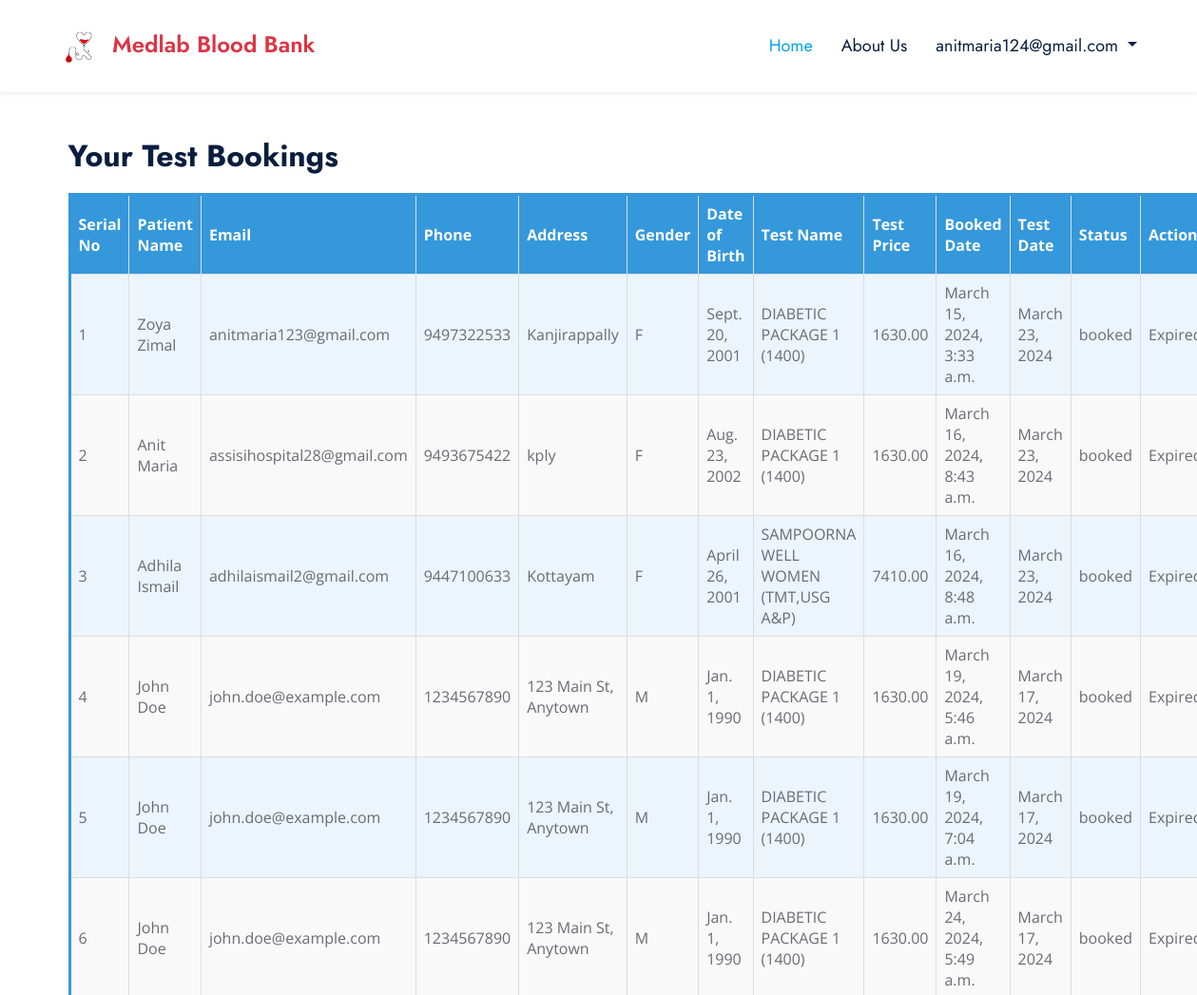
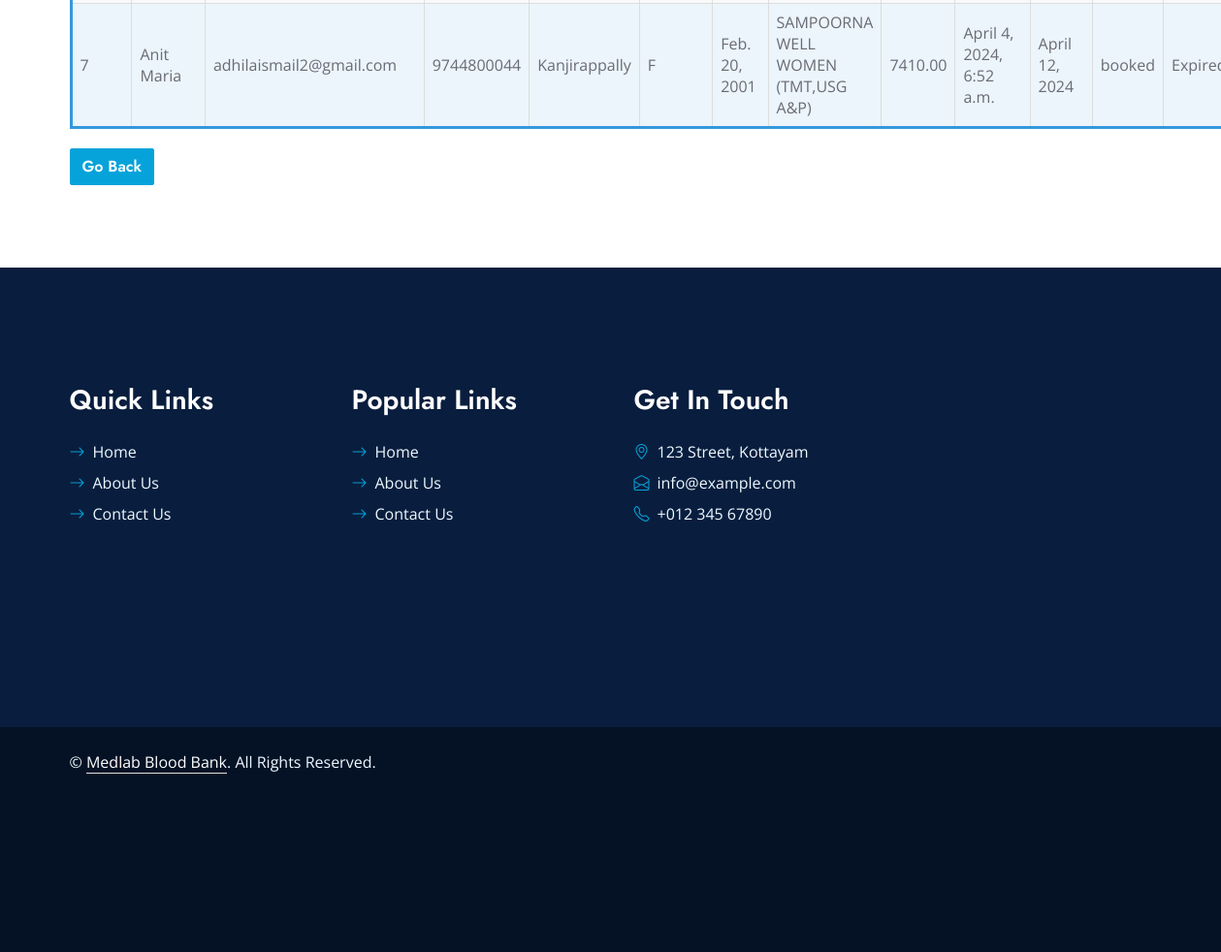
The page /viewtestbookings/ (signed in) on the database its author committed (2 pictures, top to bottom).
### website/models.py (models this page shows, shortened)
class CustomUser(AbstractUser):
    DONOR = 1
    HOSPITAL = 2
    STAFF = 3
    REGISTEREDDONOR = 4
    LABSTAFF = 5
    ROLE_CHOICE = (
        (DONOR, 'DONOR'),
        (HOSPITAL, 'HOSPITAL'),
        (STAFF, 'STAFF'),
        (REGISTEREDDONOR, 'REGISTEREDDONOR'),
        (LABSTAFF, 'LABSTAFF'),
    )
    username=None
    first_name = None
    last_name = None
    USERNAME_FIELD = 'email'
    email = models.EmailField(max_length=100, unique=True)
    phone = models.CharField(max_length=12, blank=True)
    password = models.CharField(max_length=128)
    role = models.IntegerField(choices=ROLE_CHOICE,default='1')
    is_admin = models.BooleanField(default=False)
    is_staff = models.BooleanField(default=False)
    is_active = models.BooleanField(default=True)
    is_superadmin = models.BooleanField(default=False)
    patient = models.OneToOneField('website.Patient', on_delete=models.CASCADE, null=True, blank=True, related_name='user_patient')
    REQUIRED_FIELDS = ['phone']
    objects = UserManager()

class Booking(models.Model):
    STATUS_CHOICES = (
        ('booked', 'Booked'),
        ('cancelled', 'Cancelled'),
        ('expired', 'Expired'),
    )
    patient = models.ForeignKey(Patient, on_delete=models.CASCADE)
    booked_date = models.DateTimeField(auto_now_add=True)
    test_date = models.DateField( null=True,blank=True)
    status = models.CharField(max_length=20, choices=STATUS_CHOICES, default='booked')

class Patient(models.Model):
    user = models.ForeignKey(CustomUser, on_delete=models.CASCADE, default=1, related_name='patient_user')
    full_name = models.CharField(max_length=255)
    email = models.EmailField()
    phone = models.CharField(max_length=15)
    address = models.TextField()
    gender = models.CharField(max_length=1, choices=[('M', 'Male'), ('F', 'Female'), ('O', 'Other')])
    date_of_birth = models.DateField()
    selected_test = models.ForeignKey(LaboratoryTest, on_delete=models.SET_NULL, null=True, blank=True)
    status = models.IntegerField(default=0)

class LaboratoryTest(models.Model):
    test_name = models.CharField(max_length=255)
    test_price = models.DecimalField(max_digits=10, decimal_places=2)
    package_details = models.JSONField()

### website/views.py (the view)
# urls.py: path('viewtestbookings/', views.viewtestbookings, name='viewtestbookings'),
@login_required
def viewtestbookings(request):
    patient = request.user.id
    bookings = []
    variable = Patient.objects.filter(user_id=patient)
    if variable.exists():
        for i in variable:
            bookings.extend(Booking.objects.filter(patient_id=i.id))
        bookings = [booking for booking in bookings if booking.status != 'cancelled']
        for booking in bookings:
            if booking.test_date:
                if isinstance(booking.test_date, datetime.date):
                    time_difference = booking.test_date - datetime.date.today()
                    booking.is_cancelable = (
                        time_difference.days > 0
                    )
                    print(f"Booking for {booking.patient.full_name} - is_cancelable: {booking.is_cancelable}")
                    print(f"Booked Date: {booking.booked_date}")
                    print(f"Test Date: {booking.test_date}")
                else:
                    print(f"Invalid test_date for {booking.patient.full_name}: {booking.test_date}")
    else:
        print("No bookings found for the patient.")
    context = {'bookings': bookings}
    return render(request, 'viewtestbookings.html', context)

### templates/viewtestbookings.html (shortened to what this page needs)
{% extends 'baselab.html' %}
{% block content %}
<div class="container">
    <br><br>
    <h2>Your Test Bookings</h2>
    {% if bookings %}
        <table border="1">
            <thead>
                <tr>
                    <th>Serial No</th>
                    <th>Patient Name</th>
                    <th>Email</th>
                    <th>Phone</th>
                    <th>Address</th>
                    <th>Gender</th>
                    <th>Date of Birth</th>
                    <th>Test Name</th>
                    <th>Test Price</th>
                    <th>Booked Date</th>
                    <th>Test Date</th>
                    <th>Status</th>
                    <th>Actions</th>
                </tr>
            </thead>
            <tbody>
                {% for booking in bookings %}
                    <tr>
                        <td>{{ forloop.counter }}</td>
                        <td>{{ booking.patient.full_name }}</td>
                        <td>{{ booking.patient.email }}</td>
                        <td>{{ booking.patient.phone }}</td>
                        <td>{{ booking.patient.address }}</td>
                        <td>{{ booking.patient.gender }}</td>
                        <td>{{ booking.patient.date_of_birth }}</td>
                        <td>{{ booking.patient.selected_test.test_name }}</td>
                        <td>{{ booking.patient.selected_test.test_price }}</td>
                        <td>{{ booking.booked_date }}</td>
                        <td>{{ booking.test_date }}</td>
                        <td>{{ booking.status }}</td>
                        <td>
                            {% if booking.test_date %}
                                {% if booking.is_cancelable %}
                                    <button class="btn btn-danger cancel-booking-btn" data-booking-id="{{ booking.id }}">Cancel</button>
                                {% elif booking.test_date > timezone.now %}
                                    Booked
                                {% else %}
                                    Expired
                                {% endif %}
                            {% else %}
                                Test Date Not Set
                            {% endif %}
                        </td>
                    </tr>
                {% endfor %}
            </tbody>
        </table>
        <div class="go-back-button">
            <a href="{% url 'homelab' %}" class="btn btn-primary">Go Back</a>
        </div>
    {% else %}
        <p>No bookings found.</p>
    {% endif %}
</div>
{% endblock %}

### templates/baselab.html (shortened to what this page needs)
{% load static %}
<html lang="en">
<head>
    <link href="https://cdnjs.cloudflare.com/ajax/libs/font-awesome/5.10.0/css/all.min.css" rel="stylesheet">
    <link href="https://cdn.jsdelivr.net/npm/bootstrap-icons@1.4.1/font/bootstrap-icons.css" rel="stylesheet">
    <link href="{% static 'lib/owlcarousel/assets/owl.carousel.min.css' %}" rel="stylesheet">
    <link href="{% static 'lib/animate/animate.min.css' %}" rel="stylesheet">
    <link href="{% static 'lib/tempusdominus/css/tempusdominus-bootstrap-4.min.css' %}" rel="stylesheet" />
    <link href="{% static 'lib/twentytwenty/twentytwenty.css' %}" rel="stylesheet" />
    <link href="{% static 'css/bootstrap.min.css' %}" rel="stylesheet">
    <link href="{% static 'css/style.css' %}" rel="stylesheet">
</head>
<body>
    <nav class="navbar navbar-expand-lg bg-white navbar-light shadow-sm px-5 py-3 py-lg-0">
        <a href="{% url 'homebloodbank' %}" class="navbar-brand p-0">
            <h4 class="m-0 text-danger"><img height="40px" width="70px" src="{% static 'img/logo.png' %}">Medlab Blood Bank</h4>
        </a>
        <div class="collapse navbar-collapse" id="navbarCollapse">
            <div style="position: relative; color: #fff; margin-left: 10px;">
            </div>
            <div class="navbar-nav ms-auto py-0">
                <a href="{% url 'homelab' %}" class="nav-item nav-link active">Home</a>
                <a href="#" class="nav-item nav-link">About Us</a>
                {% if user.is_authenticated %}
                    <div class="nav-item dropdown">
                        <a class="nav-link dropdown-toggle" href="#" id="userDropdown" role="button" data-bs-toggle="dropdown" aria-haspopup="true" aria-expanded="false">
                            {{ user.email }}
                        </a>
                    </div>
                {% else %}
                    <a href="{% url 'loginn' %}" class="nav-item nav-link">Login</a>
                {% endif %}
            </div>
        </div>
    </nav>
{% block content %}{% endblock %}
<div class="container-fluid bg-dark text-light py-5 wow fadeInUp" data-wow-delay="0.3s" style="margin-top: -75px;">
    <div class="container pt-5">
        <div class="row g-5 pt-4">
            <div class="col-lg-3 col-md-6">
                <h3 class="text-white mb-4">Quick Links</h3>
                <div class="d-flex flex-column justify-content-start">
                    <a class="text-light mb-2" href="#"><i class="bi bi-arrow-right text-primary me-2"></i>Home</a>
                    <a class="text-light mb-2" href="#"><i class="bi bi-arrow-right text-primary me-2"></i>About Us</a>
                    <a class="text-light" href=""><i class="bi bi-arrow-right text-primary me-2"></i>Contact Us</a>
                </div>
            </div>
            <div class="col-lg-3 col-md-6">
                <h3 class="text-white mb-4">Popular Links</h3>
                <div class="d-flex flex-column justify-content-start">
                    <a class="text-light mb-2" href="#"><i class="bi bi-arrow-right text-primary me-2"></i>Home</a>
                    <a class="text-light mb-2" href="#"><i class="bi bi-arrow-right text-primary me-2"></i>About Us</a>
                    <a class="text-light" href="#"><i class="bi bi-arrow-right text-primary me-2"></i>Contact Us</a>
                </div>
            </div>
            <div class="col-lg-3 col-md-6">
                <h3 class="text-white mb-4">Get In Touch</h3>
                <p class="mb-2"><i class="bi bi-geo-alt text-primary me-2"></i>123 Street, Kottayam</p>
                <p class="mb-2"><i class="bi bi-envelope-open text-primary me-2"></i>info@example.com</p>
                <p class="mb-0"><i class="bi bi-telephone text-primary me-2"></i>+012 345 67890</p>
            </div>
        </div>
    </div>
</div>
<div class="container-fluid text-light py-4" style="background: #051225;">
    <div class="container">
        <div class="row g-0">
            <div class="col-md-6 text-center text-md-start">
                <p class="mb-md-0">&copy; <a class="text-white border-bottom" href="#">Medlab Blood Bank</a>. All Rights Reserved.</p>
            </div>
        </div>
    </div>
</div>
</body>
</html>

### static/css/style.css (style rules this page uses)
:root { --primary: #06A3DA; --secondary: #F57E57; --light: #EEF9FF; --dark: #091E3E; --medium:#a82f2f; }
h1, h2, .font-weight-bold { font-weight: 700 !important; }
h3, h4, .font-weight-semi-bold { font-weight: 600 !important; }
.btn { font-family: 'Jost', sans-serif; font-weight: 600; transition: .5s; }
.btn-primary, .btn-secondary { color: #FFFFFF; }
.navbar-light .navbar-nav .nav-link { font-family: 'Jost', sans-serif; padding: 35px 15px; font-size: 18px; color: var(--dark); outline: none; transition: .5s; }
.navbar-light .navbar-nav .nav-link:hover, .navbar-light .navbar-nav .nav-link.active { color: var(--primary); }

### templates/viewtestbookings.html (style rules this page uses)
.container { margin-bottom: 160px; }
table { width: 100%; border-collapse: collapse; margin-top: 20px; border: 3px solid #3498db; }
th, td { border: 1px solid #ddd; padding: 8px; text-align: left; }
th { background-color: #3498db; color: #fff; }
tr:nth-child(even) { background-color: #f9f9f9; }
tr:nth-child(odd) { background-color: #ebf5fb; }
.go-back-button { margin-top: 20px; }

### rows shown on the page
CustomUser: email "anitmaria124@gmail.com"
Booking: patient.full_name "Zoya Zimal", patient.email "anitmaria123@gmail.com", patient.phone "9497322533", patient.address "Kanjirappally", patient.gender "F", patient.date_of_birth "Sept. 20, 2001", patient.selected_test.test_name "DIABETIC PACKAGE 1 (1400)", patient.selected_test.test_price "1630.00", booked_date "March 15, 2024, 3:33 a.m.", test_date "March 23, 2024", status "booked", shows "Expired"
Booking: patient.full_name "Anit Maria", patient.email "assisihospital28@gmail.com", patient.phone "9493675422", patient.address "kply", patient.gender "F", patient.date_of_birth "Aug. 23, 2002", patient.selected_test.test_name "DIABETIC PACKAGE 1 (1400)", patient.selected_test.test_price "1630.00", booked_date "March 16, 2024, 8:43 a.m.", test_date "March 23, 2024", status "booked", shows "Expired"
Booking: patient.full_name "Adhila Ismail", patient.email "adhilaismail2@gmail.com", patient.phone "9447100633", patient.address "Kottayam", patient.gender "F", patient.date_of_birth "April 26, 2001", patient.selected_test.test_name "SAMPOORNA WELL WOMEN (TMT,USG A&P)", patient.selected_test.test_price "7410.00", booked_date "March 16, 2024, 8:48 a.m.", test_date "March 23, 2024", status "booked", shows "Expired"
Booking: patient.full_name "John Doe", patient.email "john.doe@example.com", patient.phone "1234567890", patient.address "123 Main St, Anytown", patient.gender "M", patient.date_of_birth "Jan. 1, 1990", patient.selected_test.test_name "DIABETIC PACKAGE 1 (1400)", patient.selected_test.test_price "1630.00", booked_date "March 19, 2024, 5:46 a.m.", test_date "March 17, 2024", status "booked", shows "Expired"
Booking: patient.full_name "John Doe", patient.email "john.doe@example.com", patient.phone "1234567890", patient.address "123 Main St, Anytown", patient.gender "M", patient.date_of_birth "Jan. 1, 1990", patient.selected_test.test_name "DIABETIC PACKAGE 1 (1400)", patient.selected_test.test_price "1630.00", booked_date "March 19, 2024, 7:04 a.m.", test_date "March 17, 2024", status "booked", shows "Expired"
Booking: patient.full_name "John Doe", patient.email "john.doe@example.com", patient.phone "1234567890", patient.address "123 Main St, Anytown", patient.gender "M", patient.date_of_birth "Jan. 1, 1990", patient.selected_test.test_name "DIABETIC PACKAGE 1 (1400)", patient.selected_test.test_price "1630.00", booked_date "March 24, 2024, 5:49 a.m.", test_date "March 17, 2024", status "booked", shows "Expired"
Booking: patient.full_name "Anit Maria", patient.email "adhilaismail2@gmail.com", patient.phone "9744800044", patient.address "Kanjirappally", patient.gender "F", patient.date_of_birth "Feb. 20, 2001", patient.selected_test.test_name "SAMPOORNA WELL WOMEN (TMT,USG A&P)", patient.selected_test.test_price "7410.00", booked_date "April 4, 2024, 6:52 a.m.", test_date "April 12, 2024", status "booked", shows "Expired"
